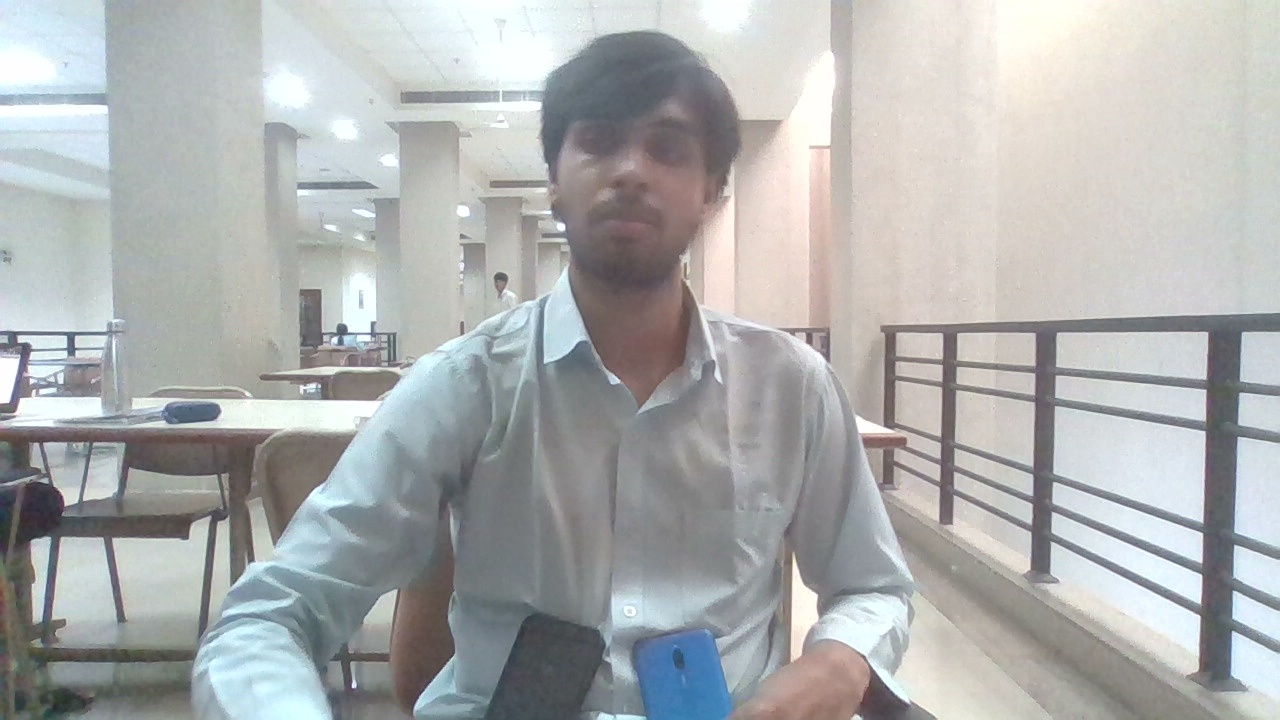
#> input picture data/inspection/video5/frame_0000.jpg, 1280 x 720 px; its folder holds 4 pictures in this run
$ python make_contact_sheet.py
#> lines starting #> are read from the running program, lines starting #| are printed output that depends on the picture
from pathlib import Path
from PIL import Image, ImageDraw

INPUT_DIR = Path("data/inspection/video5")
OUTPUT_FILE = Path("data/inspection/video5_contact_sheet.jpg")

files = sorted(INPUT_DIR.glob("*.jpg"))

images = [Image.open(f).convert("RGB") for f in files]
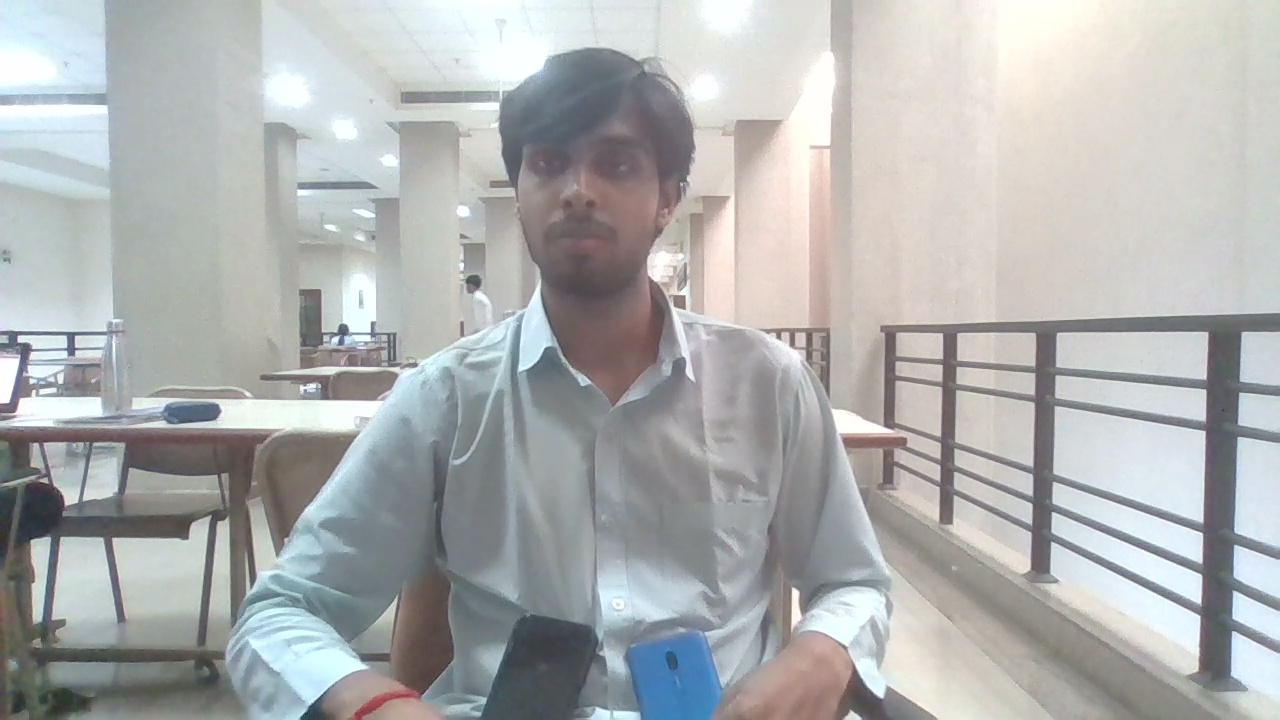
#> input picture data/inspection/video5/frame_0010.jpg, 1280 x 720 px
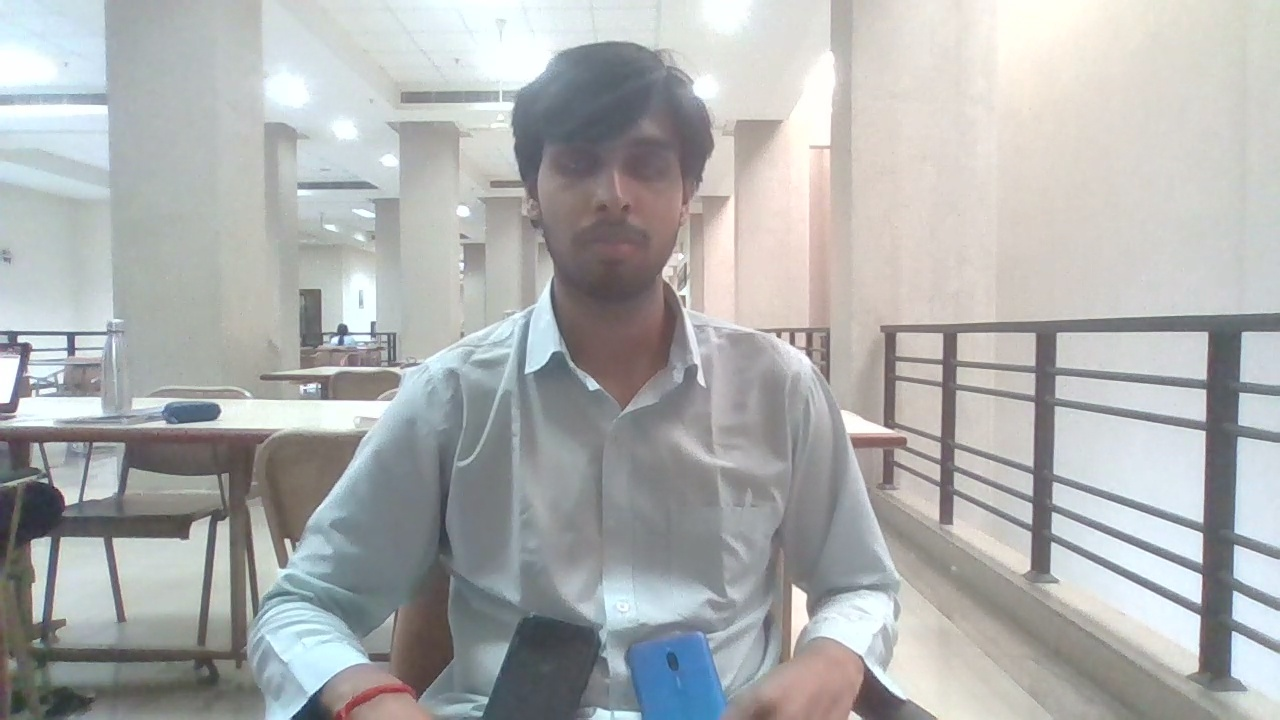
#> input picture data/inspection/video5/frame_0020.jpg, 1280 x 720 px
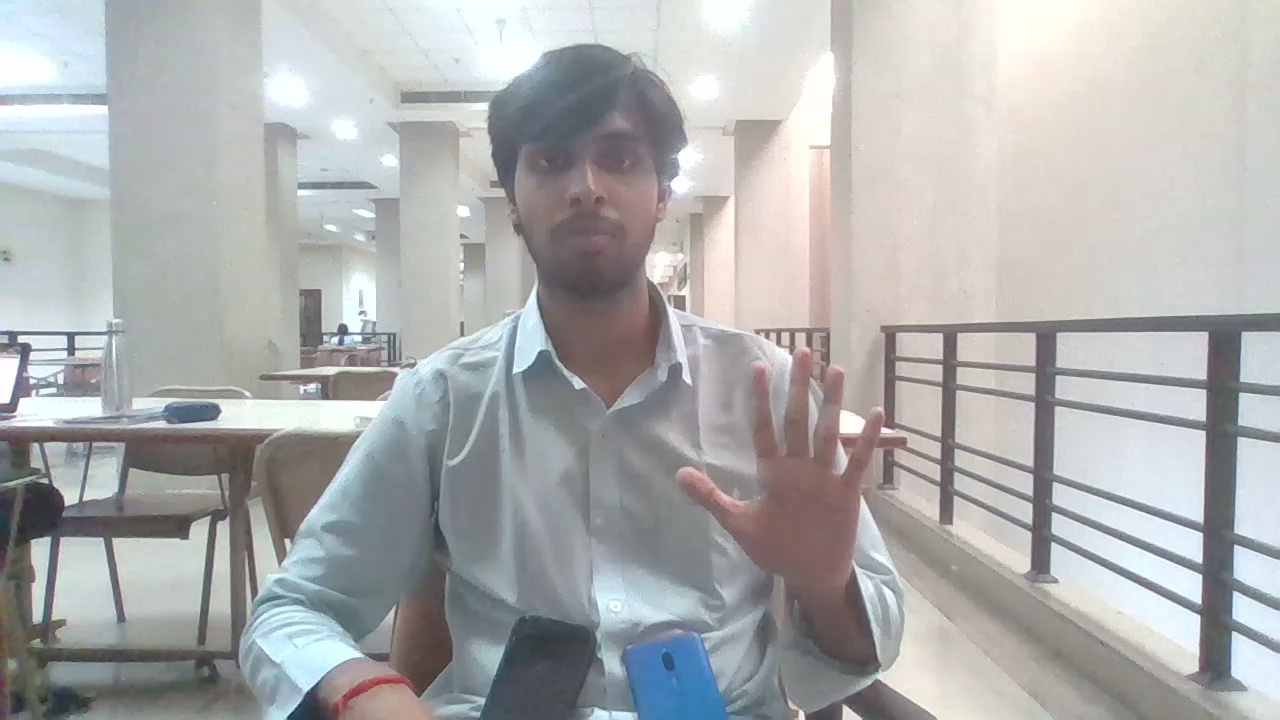
#> input picture data/inspection/video5/frame_0030.jpg, 1280 x 720 px
#> images = 4 items

thumb_w = 320
thumb_h = 240
cols = 3
rows = (len(images) + cols - 1) // cols
#> rows = 2

sheet = Image.new("RGB", (cols * thumb_w, rows * thumb_h), "white")
#> sheet: PIL image 960x480 RGB; every value is 255
draw = ImageDraw.Draw(sheet)

for i, (img, file) in enumerate(zip(images, files)):
    img.thumbnail((thumb_w, thumb_h))

    x = (i % cols) * thumb_w
    y = (i // cols) * thumb_h

    sheet.paste(img, (x, y))
    draw.text((x + 5, y + 5), file.stem, fill="red")
#> this loop made 4 passes
#> (x, y) on passes 1 to 4: (0, 0), (320, 0), (640, 0), (0, 240)
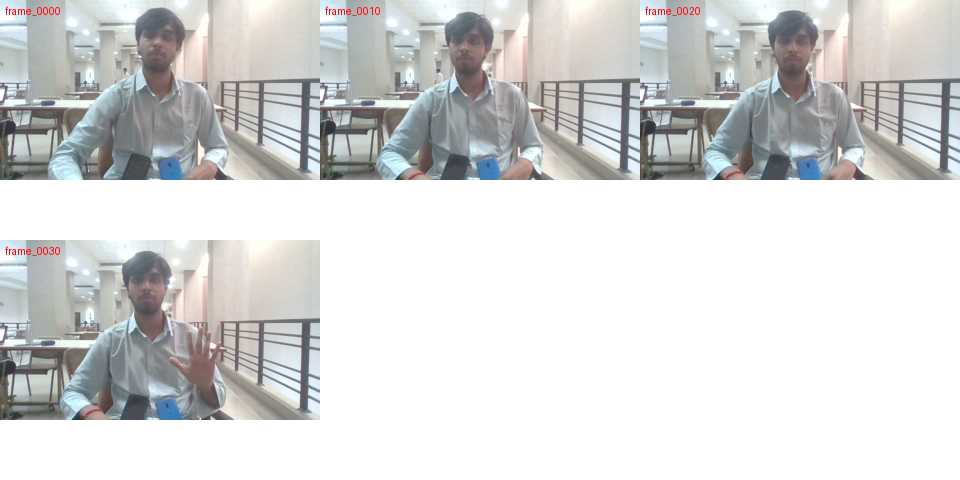
#> sheet: PIL image 960x480 RGB; mean R, G, B 214.8, 215.4, 215.2

sheet.save(OUTPUT_FILE, quality=90)

print(f"Saved: {OUTPUT_FILE}")
